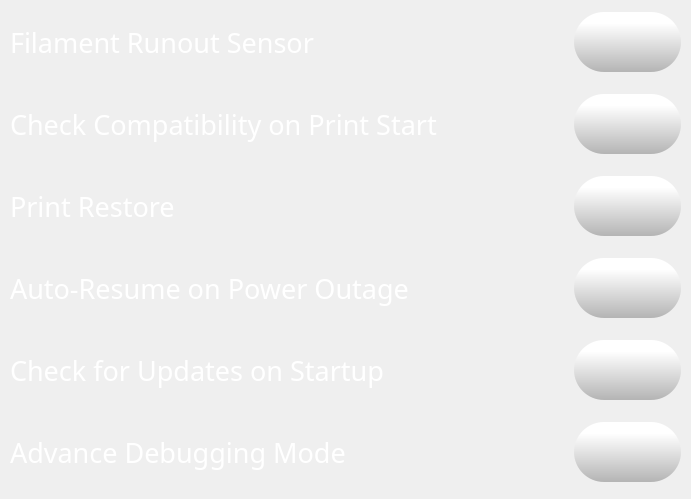
        <widget class="QWidget" name="scrollAreaWidgetContents_2">
         <property name="geometry">
          <rect>
           <x>0</x>
           <y>0</y>
           <width>691</width>
           <height>499</height>
          </rect>
         </property>
         <layout class="QVBoxLayout" name="verticalLayout_7">
          <property name="spacing">
           <number>10</number>
          </property>
          <property name="leftMargin">
           <number>10</number>
          </property>
          <property name="topMargin">
           <number>0</number>
          </property>
          <property name="rightMargin">
           <number>10</number>
          </property>
          <property name="bottomMargin">
           <number>5</number>
          </property>
          <item>
           <layout class="QHBoxLayout" name="horizontalLayout_7">
            <item>
             <widget class="QLabel" name="feedRateLabelControlPage_3">
              <property name="font">
               <font>
                <family>Montserrat</family>
                <pointsize>20</pointsize>
                <weight>50</weight>
                <bold>false</bold>
               </font>
              </property>
              <property name="styleSheet">
               <string notr="true">color: rgb(255, 255, 255);
background-color: rgba(255, 255, 255, 0);</string>
              </property>
              <property name="text">
               <string>Filament Runout Sensor</string>
              </property>
             </widget>
            </item>
            <item>
             <widget class="QPushButton" name="toggleFilamentRunoutButton">
              <property name="sizePolicy">
               <sizepolicy hsizetype="Fixed" vsizetype="Fixed">
                <horstretch>0</horstretch>
                <verstretch>0</verstretch>
               </sizepolicy>
              </property>
              <property name="minimumSize">
               <size>
                <width>107</width>
                <height>60</height>
               </size>
              </property>
              <property name="maximumSize">
               <size>
                <width>107</width>
                <height>60</height>
               </size>
              </property>
              <property name="styleSheet">
               <string notr="true">QPushButton {
    border: none; /* no border for a flat push button */
	background-color: qlineargradient(spread:pad, x1:0, y1:1, x2:0, y2:0.188, stop:0 rgba(180, 180, 180, 255), stop:1 rgba(255, 255, 255, 255));
 border-radius: 30px;

}

QPushButton:pressed {
    background-color: qlineargradient(x1: 0, y1: 0, x2: 0, y2: 1,
                                      stop: 0 #dadbde, stop: 1 #f6f7fa);
}

QPushButton:flat {
    border: none; /* no border for a flat push button */
}

QPushButton:default {
    border-color: navy; /* make the default button prominent */
}</string>
              </property>
              <property name="text">
               <string/>
              </property>
              <property name="icon">
               <iconset resource="../resources/resource.qrc">
                <normaloff>:/Icons/img/icons/switch-off.png</normaloff>
                <normalon>:/Icons/img/icons/switch-on.png</normalon>:/Icons/img/icons/switch-off.png</iconset>
              </property>
              <property name="iconSize">
               <size>
                <width>100</width>
                <height>100</height>
               </size>
              </property>
              <property name="checkable">
               <bool>true</bool>
              </property>
              <property name="checked">
               <bool>false</bool>
              </property>
             </widget>
            </item>
           </layout>
          </item>
          <item>
           <layout class="QHBoxLayout" name="horizontalLayout_10">
            <item>
             <widget class="QLabel" name="feedRateLabelControlPage_5">
              <property name="font">
               <font>
                <family>Montserrat</family>
                <pointsize>20</pointsize>
                <weight>50</weight>
                <bold>false</bold>
               </font>
              </property>
              <property name="styleSheet">
               <string notr="true">color: rgb(255, 255, 255);
background-color: rgba(255, 255, 255, 0);</string>
              </property>
              <property name="text">
               <string>Check Compatibility on Print Start</string>
              </property>
             </widget>
            </item>
            <item>
             <widget class="QPushButton" name="toggleCheckPrintCompatibilityButton">
              <property name="sizePolicy">
               <sizepolicy hsizetype="Fixed" vsizetype="Fixed">
                <horstretch>0</horstretch>
                <verstretch>0</verstretch>
               </sizepolicy>
              </property>
              <property name="minimumSize">
               <size>
                <width>107</width>
                <height>60</height>
               </size>
              </property>
              <property name="maximumSize">
               <size>
                <width>107</width>
                <height>60</height>
               </size>
              </property>
              <property name="styleSheet">
               <string notr="true">QPushButton {
    border: none; /* no border for a flat push button */
	background-color: qlineargradient(spread:pad, x1:0, y1:1, x2:0, y2:0.188, stop:0 rgba(180, 180, 180, 255), stop:1 rgba(255, 255, 255, 255));
 border-radius: 30px;

}

QPushButton:pressed {
    background-color: qlineargradient(x1: 0, y1: 0, x2: 0, y2: 1,
                                      stop: 0 #dadbde, stop: 1 #f6f7fa);
}

QPushButton:flat {
    border: none; /* no border for a flat push button */
}

QPushButton:default {
    border-color: navy; /* make the default button prominent */
}</string>
              </property>
              <property name="text">
               <string/>
              </property>
              <property name="icon">
               <iconset resource="../resources/resource.qrc">
                <normaloff>:/Icons/img/icons/switch-off.png</normaloff>
                <normalon>:/Icons/img/icons/switch-on.png</normalon>:/Icons/img/icons/switch-off.png</iconset>
              </property>
              <property name="iconSize">
               <size>
                <width>100</width>
                <height>100</height>
               </size>
              </property>
              <property name="checkable">
               <bool>true</bool>
              </property>
             </widget>
            </item>
           </layout>
          </item>
          <item>
           <layout class="QHBoxLayout" name="horizontalLayout_11">
            <item>
             <widget class="QLabel" name="feedRateLabelControlPage_6">
              <property name="font">
               <font>
                <family>Montserrat</family>
                <pointsize>20</pointsize>
                <weight>50</weight>
                <bold>false</bold>
               </font>
              </property>
              <property name="styleSheet">
               <string notr="true">color: rgb(255, 255, 255);
background-color: rgba(255, 255, 255, 0);</string>
              </property>
              <property name="text">
               <string>Print Restore</string>
              </property>
             </widget>
            </item>
            <item>
             <widget class="QPushButton" name="togglePrintRestoreButton">
              <property name="sizePolicy">
               <sizepolicy hsizetype="Fixed" vsizetype="Fixed">
                <horstretch>0</horstretch>
                <verstretch>0</verstretch>
               </sizepolicy>
              </property>
              <property name="minimumSize">
               <size>
                <width>107</width>
                <height>60</height>
               </size>
              </property>
              <property name="maximumSize">
               <size>
                <width>107</width>
                <height>60</height>
               </size>
              </property>
              <property name="styleSheet">
               <string notr="true">QPushButton {
    border: none; /* no border for a flat push button */
	background-color: qlineargradient(spread:pad, x1:0, y1:1, x2:0, y2:0.188, stop:0 rgba(180, 180, 180, 255), stop:1 rgba(255, 255, 255, 255));
 border-radius: 30px;

}

QPushButton:pressed {
    background-color: qlineargradient(x1: 0, y1: 0, x2: 0, y2: 1,
                                      stop: 0 #dadbde, stop: 1 #f6f7fa);
}

QPushButton:flat {
    border: none; /* no border for a flat push button */
}

QPushButton:default {
    border-color: navy; /* make the default button prominent */
}</string>
              </property>
              <property name="text">
               <string/>
              </property>
              <property name="icon">
               <iconset resource="../resources/resource.qrc">
                <normaloff>:/Icons/img/icons/switch-off.png</normaloff>
                <normalon>:/Icons/img/icons/switch-on.png</normalon>:/Icons/img/icons/switch-off.png</iconset>
              </property>
              <property name="iconSize">
               <size>
                <width>100</width>
                <height>100</height>
               </size>
              </property>
              <property name="checkable">
               <bool>true</bool>
              </property>
             </widget>
            </item>
           </layout>
          </item>
          <item>
           <layout class="QHBoxLayout" name="horizontalLayout_14">
            <item>
             <widget class="QLabel" name="feedRateLabelControlPage_9">
              <property name="font">
               <font>
                <family>Montserrat</family>
                <pointsize>20</pointsize>
                <weight>50</weight>
                <bold>false</bold>
               </font>
              </property>
              <property name="styleSheet">
               <string notr="true">color: rgb(255, 255, 255);
background-color: rgba(255, 255, 255, 0);</string>
              </property>
              <property name="text">
               <string>Auto-Resume on Power Outage</string>
              </property>
             </widget>
            </item>
            <item>
             <widget class="QPushButton" name="toggleAutoResumeButton">
              <property name="sizePolicy">
               <sizepolicy hsizetype="Fixed" vsizetype="Fixed">
                <horstretch>0</horstretch>
                <verstretch>0</verstretch>
               </sizepolicy>
              </property>
              <property name="minimumSize">
               <size>
                <width>107</width>
                <height>60</height>
               </size>
              </property>
              <property name="maximumSize">
               <size>
                <width>107</width>
                <height>60</height>
               </size>
              </property>
              <property name="styleSheet">
               <string notr="true">QPushButton {
    border: none; /* no border for a flat push button */
	background-color: qlineargradient(spread:pad, x1:0, y1:1, x2:0, y2:0.188, stop:0 rgba(180, 180, 180, 255), stop:1 rgba(255, 255, 255, 255));
 border-radius: 30px;

}

QPushButton:pressed {
    background-color: qlineargradient(x1: 0, y1: 0, x2: 0, y2: 1,
                                      stop: 0 #dadbde, stop: 1 #f6f7fa);
}

QPushButton:flat {
    border: none; /* no border for a flat push button */
}

QPushButton:default {
    border-color: navy; /* make the default button prominent */
}</string>
              </property>
              <property name="text">
               <string/>
              </property>
              <property name="icon">
               <iconset resource="../resources/resource.qrc">
                <normaloff>:/Icons/img/icons/switch-off.png</normaloff>
                <normalon>:/Icons/img/icons/switch-on.png</normalon>:/Icons/img/icons/switch-off.png</iconset>
              </property>
              <property name="iconSize">
               <size>
                <width>100</width>
                <height>100</height>
               </size>
              </property>
              <property name="checkable">
               <bool>true</bool>
              </property>
             </widget>
            </item>
           </layout>
          </item>
          <item>
           <layout class="QHBoxLayout" name="horizontalLayout_9">
            <item>
             <widget class="QLabel" name="feedRateLabelControlPage_4">
              <property name="font">
               <font>
                <family>Montserrat</family>
                <pointsize>20</pointsize>
                <weight>50</weight>
                <bold>false</bold>
               </font>
              </property>
              <property name="styleSheet">
               <string notr="true">color: rgb(255, 255, 255);
background-color: rgba(255, 255, 255, 0);</string>
              </property>
              <property name="text">
               <string>Check for Updates on Startup</string>
              </property>
             </widget>
            </item>
            <item>
             <widget class="QPushButton" name="toggleFirmwareUpdateButton">
              <property name="sizePolicy">
               <sizepolicy hsizetype="Fixed" vsizetype="Fixed">
                <horstretch>0</horstretch>
                <verstretch>0</verstretch>
               </sizepolicy>
              </property>
              <property name="minimumSize">
               <size>
                <width>107</width>
                <height>60</height>
               </size>
              </property>
              <property name="maximumSize">
               <size>
                <width>107</width>
                <height>60</height>
               </size>
              </property>
              <property name="styleSheet">
               <string notr="true">QPushButton {
    border: none; /* no border for a flat push button */
	background-color: qlineargradient(spread:pad, x1:0, y1:1, x2:0, y2:0.188, stop:0 rgba(180, 180, 180, 255), stop:1 rgba(255, 255, 255, 255));
 border-radius: 30px;

}

QPushButton:pressed {
    background-color: qlineargradient(x1: 0, y1: 0, x2: 0, y2: 1,
                                      stop: 0 #dadbde, stop: 1 #f6f7fa);
}

QPushButton:flat {
    border: none; /* no border for a flat push button */
}

QPushButton:default {
    border-color: navy; /* make the default button prominent */
}</string>
              </property>
              <property name="text">
               <string/>
              </property>
              <property name="icon">
               <iconset resource="../resources/resource.qrc">
                <normaloff>:/Icons/img/icons/switch-off.png</normaloff>
                <normalon>:/Icons/img/icons/switch-on.png</normalon>:/Icons/img/icons/switch-off.png</iconset>
              </property>
              <property name="iconSize">
               <size>
                <width>100</width>
                <height>100</height>
               </size>
              </property>
              <property name="checkable">
               <bool>true</bool>
              </property>
             </widget>
            </item>
           </layout>
          </item>
          <item>
           <layout class="QHBoxLayout" name="horizontalLayout_12">
            <item>
             <widget class="QLabel" name="feedRateLabelControlPage_7">
              <property name="font">
               <font>
                <family>Montserrat</family>
                <pointsize>20</pointsize>
                <weight>50</weight>
                <bold>false</bold>
               </font>
              </property>
              <property name="styleSheet">
               <string notr="true">color: rgb(255, 255, 255);
background-color: rgba(255, 255, 255, 0);</string>
              </property>
              <property name="text">
               <string>Advance Debugging Mode</string>
              </property>
             </widget>
            </item>
            <item>
             <widget class="QPushButton" name="advaceDebuggingModeButton">
              <property name="sizePolicy">
               <sizepolicy hsizetype="Fixed" vsizetype="Fixed">
                <horstretch>0</horstretch>
                <verstretch>0</verstretch>
               </sizepolicy>
              </property>
              <property name="minimumSize">
               <size>
                <width>107</width>
                <height>60</height>
               </size>
              </property>
              <property name="maximumSize">
               <size>
                <width>107</width>
                <height>60</height>
               </size>
              </property>
              <property name="styleSheet">
               <string notr="true">QPushButton {
    border: none; /* no border for a flat push button */
	background-color: qlineargradient(spread:pad, x1:0, y1:1, x2:0, y2:0.188, stop:0 rgba(180, 180, 180, 255), stop:1 rgba(255, 255, 255, 255));
 border-radius: 30px;

}

QPushButton:pressed {
    background-color: qlineargradient(x1: 0, y1: 0, x2: 0, y2: 1,
                                      stop: 0 #dadbde, stop: 1 #f6f7fa);
}

QPushButton:flat {
    border: none; /* no border for a flat push button */
}

QPushButton:default {
    border-color: navy; /* make the default button prominent */
}</string>
              </property>
              <property name="text">
               <string/>
              </property>
              <property name="icon">
               <iconset resource="../resources/resource.qrc">
                <normaloff>:/Icons/img/icons/switch-off.png</normaloff>
                <normalon>:/Icons/img/icons/switch-on.png</normalon>:/Icons/img/icons/switch-off.png</iconset>
              </property>
              <property name="iconSize">
               <size>
                <width>100</width>
                <height>100</height>
               </size>
              </property>
              <property name="checkable">
               <bool>true</bool>
              </property>
             </widget>
            </item>
           </layout>
          </item>
         </layout>
        </widget>
